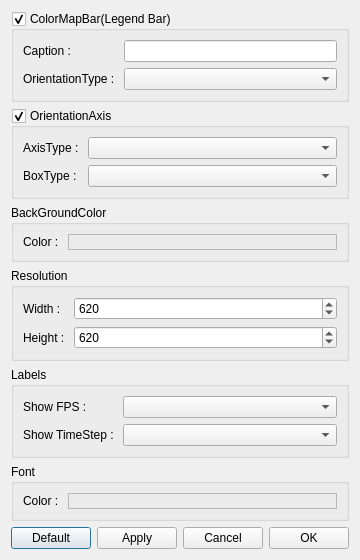
<?xml version="1.0" encoding="UTF-8"?>
<ui version="4.0">
 <class>Preference</class>
 <widget class="QDialog" name="Preference">
  <property name="geometry">
   <rect>
    <x>0</x>
    <y>0</y>
    <width>346</width>
    <height>484</height>
   </rect>
  </property>
  <property name="windowTitle">
   <string>Preference</string>
  </property>
  <layout class="QGridLayout" name="gridLayout_7">
   <item row="0" column="0">
    <widget class="QGroupBox" name="colorMapBarGroupBox">
     <property name="title">
      <string>ColorMapBar(Legend Bar)</string>
     </property>
     <property name="checkable">
      <bool>true</bool>
     </property>
     <layout class="QGridLayout" name="gridLayout">
      <item row="0" column="0">
       <layout class="QFormLayout" name="formLayout">
        <property name="fieldGrowthPolicy">
         <enum>QFormLayout::AllNonFixedFieldsGrow</enum>
        </property>
        <property name="labelAlignment">
         <set>Qt::AlignLeading|Qt::AlignLeft|Qt::AlignVCenter</set>
        </property>
        <item row="0" column="0">
         <widget class="QLabel" name="captionLabel">
          <property name="text">
           <string>Caption : </string>
          </property>
         </widget>
        </item>
        <item row="1" column="0">
         <widget class="QLabel" name="orientationTypeLabel">
          <property name="text">
           <string>OrientationType : </string>
          </property>
         </widget>
        </item>
        <item row="1" column="1">
         <widget class="QComboBox" name="orientationTypeComboBox"/>
        </item>
        <item row="0" column="1">
         <widget class="QLineEdit" name="captionLineEdit"/>
        </item>
       </layout>
      </item>
     </layout>
    </widget>
   </item>
   <item row="1" column="0">
    <widget class="QGroupBox" name="orientationAxisGroupBox">
     <property name="title">
      <string>OrientationAxis</string>
     </property>
     <property name="checkable">
      <bool>true</bool>
     </property>
     <layout class="QGridLayout" name="gridLayout_2">
      <item row="0" column="0">
       <layout class="QFormLayout" name="formLayout_2">
        <property name="fieldGrowthPolicy">
         <enum>QFormLayout::AllNonFixedFieldsGrow</enum>
        </property>
        <property name="labelAlignment">
         <set>Qt::AlignLeading|Qt::AlignLeft|Qt::AlignVCenter</set>
        </property>
        <item row="0" column="0">
         <widget class="QLabel" name="axisTypeLabel">
          <property name="text">
           <string>AxisType : </string>
          </property>
         </widget>
        </item>
        <item row="1" column="0">
         <widget class="QLabel" name="boxTypeLabel">
          <property name="text">
           <string>BoxType : </string>
          </property>
         </widget>
        </item>
        <item row="0" column="1">
         <widget class="QComboBox" name="axisTypeComboBox"/>
        </item>
        <item row="1" column="1">
         <widget class="QComboBox" name="boxTypeComboBox"/>
        </item>
       </layout>
      </item>
     </layout>
    </widget>
   </item>
   <item row="2" column="0">
    <widget class="QGroupBox" name="backGroundColorGroupBox">
     <property name="title">
      <string>BackGroundColor</string>
     </property>
     <layout class="QGridLayout" name="gridLayout_3">
      <item row="0" column="0">
       <layout class="QFormLayout" name="formLayout_3">
        <property name="fieldGrowthPolicy">
         <enum>QFormLayout::AllNonFixedFieldsGrow</enum>
        </property>
        <property name="labelAlignment">
         <set>Qt::AlignLeading|Qt::AlignLeft|Qt::AlignVCenter</set>
        </property>
        <item row="0" column="0">
         <widget class="QLabel" name="backGroundColorLabel">
          <property name="text">
           <string>Color : </string>
          </property>
         </widget>
        </item>
        <item row="0" column="1">
         <widget class="ClickableLabel" name="backGroundColorClickableLabel">
          <property name="frameShape">
           <enum>QFrame::StyledPanel</enum>
          </property>
          <property name="text">
           <string/>
          </property>
         </widget>
        </item>
       </layout>
      </item>
     </layout>
    </widget>
   </item>
   <item row="3" column="0">
    <widget class="QGroupBox" name="resolutionGroupBox">
     <property name="title">
      <string>Resolution</string>
     </property>
     <layout class="QGridLayout" name="gridLayout_4">
      <item row="0" column="0">
       <layout class="QFormLayout" name="formLayout_4">
        <property name="fieldGrowthPolicy">
         <enum>QFormLayout::AllNonFixedFieldsGrow</enum>
        </property>
        <property name="labelAlignment">
         <set>Qt::AlignLeading|Qt::AlignLeft|Qt::AlignVCenter</set>
        </property>
        <item row="0" column="0">
         <widget class="QLabel" name="widthLabel">
          <property name="text">
           <string>Width : </string>
          </property>
         </widget>
        </item>
        <item row="1" column="0">
         <widget class="QLabel" name="heightLabel">
          <property name="text">
           <string>Height : </string>
          </property>
         </widget>
        </item>
        <item row="0" column="1">
         <widget class="QSpinBox" name="widthSpinBox">
          <property name="minimum">
           <number>310</number>
          </property>
          <property name="maximum">
           <number>3840</number>
          </property>
          <property name="value">
           <number>620</number>
          </property>
         </widget>
        </item>
        <item row="1" column="1">
         <widget class="QSpinBox" name="heightSpinBox">
          <property name="minimum">
           <number>310</number>
          </property>
          <property name="maximum">
           <number>2160</number>
          </property>
          <property name="value">
           <number>620</number>
          </property>
         </widget>
        </item>
       </layout>
      </item>
     </layout>
    </widget>
   </item>
   <item row="4" column="0">
    <widget class="QGroupBox" name="labelsGroupBox">
     <property name="title">
      <string>Labels</string>
     </property>
     <layout class="QGridLayout" name="gridLayout_5">
      <item row="0" column="0">
       <layout class="QFormLayout" name="formLayout_5">
        <property name="fieldGrowthPolicy">
         <enum>QFormLayout::AllNonFixedFieldsGrow</enum>
        </property>
        <property name="labelAlignment">
         <set>Qt::AlignLeading|Qt::AlignLeft|Qt::AlignVCenter</set>
        </property>
        <item row="0" column="1">
         <widget class="QComboBox" name="showFPSComboBox"/>
        </item>
        <item row="1" column="1">
         <widget class="QComboBox" name="showTimeStepComboBox"/>
        </item>
        <item row="0" column="0">
         <widget class="QLabel" name="showFPSLabel">
          <property name="text">
           <string>Show FPS : </string>
          </property>
         </widget>
        </item>
        <item row="1" column="0">
         <widget class="QLabel" name="showTimeStepLabel">
          <property name="text">
           <string>Show TimeStep : </string>
          </property>
         </widget>
        </item>
       </layout>
      </item>
     </layout>
    </widget>
   </item>
   <item row="5" column="0">
    <widget class="QGroupBox" name="fontGroupBox">
     <property name="title">
      <string>Font</string>
     </property>
     <layout class="QGridLayout" name="gridLayout_6">
      <item row="0" column="0">
       <layout class="QFormLayout" name="formLayout_6">
        <property name="fieldGrowthPolicy">
         <enum>QFormLayout::AllNonFixedFieldsGrow</enum>
        </property>
        <property name="labelAlignment">
         <set>Qt::AlignLeading|Qt::AlignLeft|Qt::AlignVCenter</set>
        </property>
        <item row="0" column="0">
         <widget class="QLabel" name="fontColorLabel">
          <property name="text">
           <string>Color : </string>
          </property>
         </widget>
        </item>
        <item row="0" column="1">
         <widget class="ClickableLabel" name="fontColorClickableLabel">
          <property name="frameShape">
           <enum>QFrame::StyledPanel</enum>
          </property>
          <property name="text">
           <string/>
          </property>
         </widget>
        </item>
       </layout>
      </item>
     </layout>
    </widget>
   </item>
   <item row="6" column="0">
    <layout class="QHBoxLayout" name="horizontalLayout">
     <item>
      <widget class="QPushButton" name="defaultPushButton">
       <property name="text">
        <string>Default</string>
       </property>
      </widget>
     </item>
     <item>
      <widget class="QPushButton" name="applyPushButton">
       <property name="text">
        <string>Apply</string>
       </property>
      </widget>
     </item>
     <item>
      <widget class="QPushButton" name="cancelPushButton">
       <property name="text">
        <string>Cancel</string>
       </property>
      </widget>
     </item>
     <item>
      <widget class="QPushButton" name="okPushButton">
       <property name="text">
        <string>OK</string>
       </property>
      </widget>
     </item>
    </layout>
   </item>
  </layout>
 </widget>
 <customwidgets>
  <customwidget>
   <class>ClickableLabel</class>
   <extends>QLabel</extends>
   <header>ClickableLabel.h</header>
  </customwidget>
 </customwidgets>
 <resources/>
 <connections/>
</ui>
